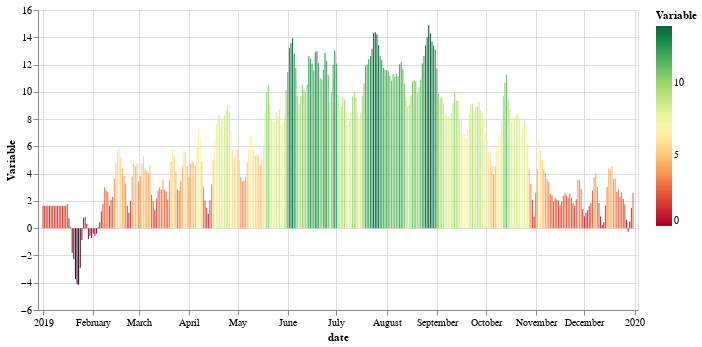

Write notebook code for a chart like this one.
### Code cell
variable_meteo = 'TH'

# print time series
import altair as alt

data_meteo        = df_meteo_station.reset_index()
data_meteo_one    = data_meteo[['date',variable_meteo]].copy()
data_meteo_one    = data_meteo_one.rename(columns={
    variable_meteo: 'Variable',
})
data_co_fluxes.head(10)

alt.Chart(data_meteo_one).mark_bar(size=1).encode(
    x='date:T',
    y='Variable:Q',
    color=alt.Color(
        'Variable:Q', scale=alt.Scale(scheme='redyellowgreen', domain=(0, 14))),
    tooltip=[
        alt.Tooltip('date:T', title='Date'),
        alt.Tooltip('Variable:Q', title='Variable')
    ]).properties(width=600, height=300)

### Figure 1 — Vega-Lite specification as saved in the notebook (floating-point values rounded to 4 significant figures; data arrays with more than 128 entries replaced by an {"elided": "..."} marker saying what was removed)
{"config": {"view": {"continuousWidth": 400, "continuousHeight": 300}}, "data": {"name": "data-07ddeef6a68aefeb2cc895a6afb38c37"}, "mark": {"type": "bar", "size": 1}, "encoding": {"color": {"type": "quantitative", "field": "Variable", "scale": {"domain": [0, 14], "scheme": "redyellowgreen"}}, "tooltip": [{"type": "temporal", "field": "date", "title": "Date"}, {"type": "quantitative", "field": "Variable", "title": "Variable"}], "x": {"type": "temporal", "field": "date"}, "y": {"type": "quantitative", "field": "Variable"}}, "height": 300, "width": 600, "$schema": "https://vega.github.io/schema/vega-lite/v4.8.1.json", "datasets": {"data-07ddeef6a68aefeb2cc895a6afb38c37": {"elided": "365 records"}}}
